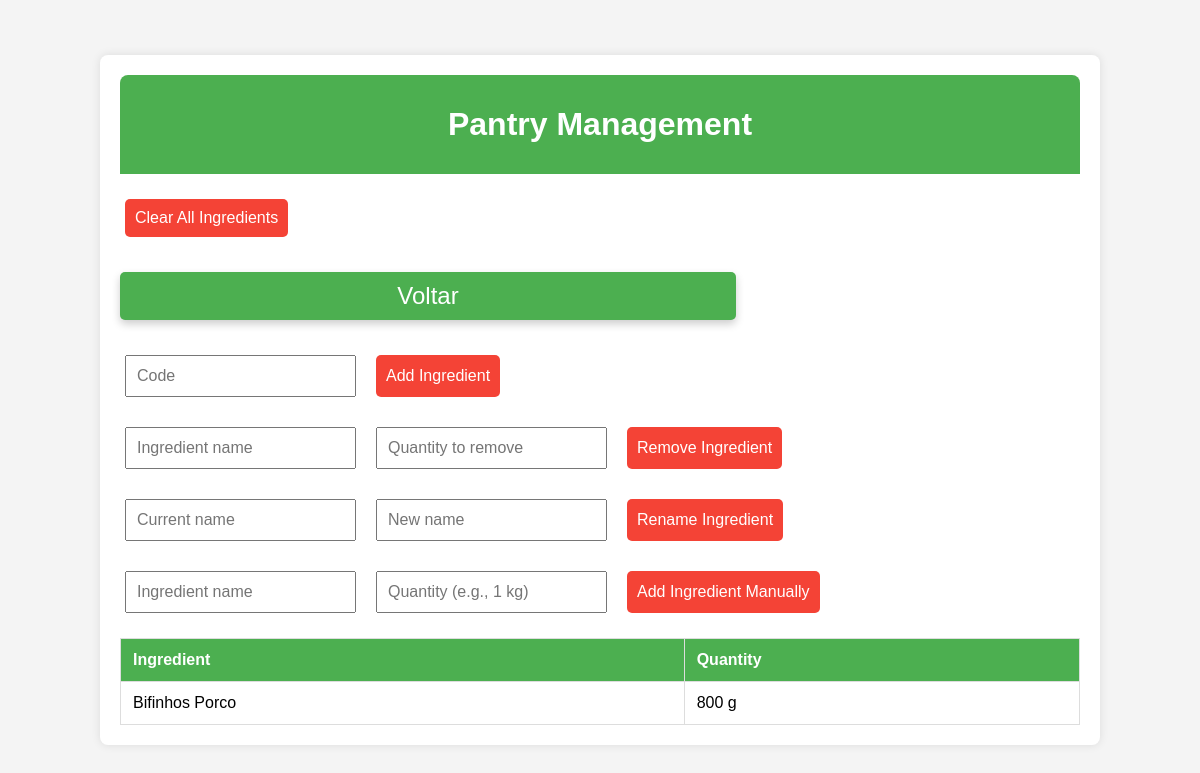
Page /dispensa on the earlier database version.
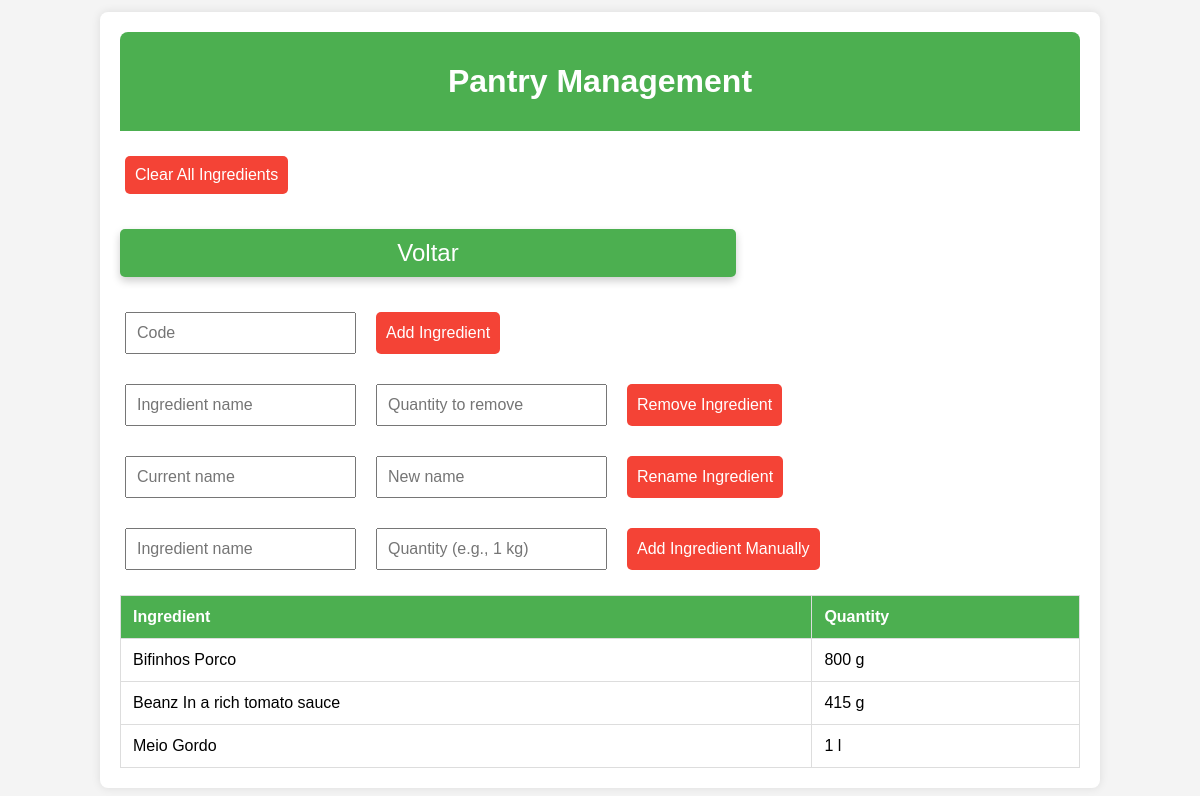
Same page on the later database version.
### app.py (models this page shows)
class Ingredient(db.Model):
    id = db.Column(db.Integer, primary_key=True)
    name = db.Column(db.String(100), nullable=False)
    quantity = db.Column(db.String(100), nullable=False)
    expiration_date = db.Column(db.String(100), nullable=True)  # Allow NULL values

### app.py (the view)
@app.route('/dispensa')
def dispensa():
    ingredients = Ingredient.query.all()
    return render_template('dispensa.html', ingredients=ingredients)

### templates/dispensa.html (shortened to what this page needs)
<!DOCTYPE html>
<html lang="en">
<head>
    <link rel="stylesheet" href="{{ url_for('static', filename='styles/styles.css') }}">
</head>
<body>
    <div class="container">
        <header>
            <h1>Pantry Management</h1>
        </header>
        <form method="POST" action="/clear_ingredients">
            <button type="submit" onclick="return confirm('Are you sure you want to delete all ingredients?');">Clear All Ingredients</button>
        </form>
        <a href="{{ url_for('index') }}" class="button">Voltar</a>
        <form method="POST" action="/add_ingredient">
            <input type="text" name="code" placeholder="Code" required>
            <button type="submit">Add Ingredient</button>
        </form>
        <form method="POST" action="/remove_ingredient">
            <input type="text" name="ingredient_name" placeholder="Ingredient name" required>
            <input type="number" name="quantity_to_remove" placeholder="Quantity to remove" required>
            <button type="submit">Remove Ingredient</button>
        </form>
        <form method="POST" action="/rename_ingredient">
            <input type="text" name="current_name" placeholder="Current name" required>
            <input type="text" name="new_name" placeholder="New name" required>
            <button type="submit">Rename Ingredient</button>
        </form>
        <form method="POST" action="/add_ingredient_manual">
            <input type="text" name="name" placeholder="Ingredient name" required>
            <input type="text" name="quantity" placeholder="Quantity (e.g., 1 kg)" required>
            <button type="submit">Add Ingredient Manually</button>
        </form>
        <table>
            <thead>
                <tr>
                    <th>Ingredient</th>
                    <th>Quantity</th>
                </tr>
            </thead>
            <tbody>
                {% for ingredient in ingredients %}
                <tr>
                    <td>{{ ingredient.name }}</td>
                    <td>{{ ingredient.quantity }}</td>
                </tr>
                {% endfor %}
            </tbody>
        </table>
    </div>
</body>
</html>

### static/styles/styles.css (style rules this page uses)
body { font-family: Helvetica, sans-serif; background-color: #fdebd0; margin: 0; padding: 0; display: flex; flex-direction: column; align-items: center; justify-content: center; height: 100vh; }
.button { display: block; width: 60%; padding: 20px; margin: 10px 0; border: none; border-radius: 50px; color: white; font-size: 1.5em; text-align: center; text-decoration: none; box-shadow: 0 4px 8px rgba(0, 0, 0, 0.2); transition: 0.3s; }

### templates/dispensa.html (style rules this page uses)
body { font-family: Arial, sans-serif; background-color: #f4f4f4; margin: 0; padding: 0; }
.container { width: 80%; margin: 0 auto; padding: 20px; background-color: #fff; box-shadow: 0 0 10px rgba(0, 0, 0, 0.1); border-radius: 8px; }
header { text-align: center; padding: 10px 0; background-color: #4CAF50; color: white; border-radius: 8px 8px 0 0; }
form { margin: 20px 0; display: flex; flex-wrap: wrap; gap: 10px; }
form input[type="text"], form input[type="number"], form button { padding: 10px; margin: 5px; font-size: 16px; }
form button { background-color: #f44336; color: white; border: none; border-radius: 5px; cursor: pointer; }
table { width: 100%; border-collapse: collapse; margin-top: 20px; }
table, th, td { border: 1px solid #ddd; }
th, td { padding: 12px; text-align: left; }
th { background-color: #4CAF50; color: white; }
.button { display: inline-block; padding: 10px 20px; margin: 10px 0; color: white; background-color: #4CAF50; text-decoration: none; border-radius: 5px; text-align: center; }

Differences in the rows shown:
added Ingredient: name "Beanz In a rich tomato sauce", quantity "415 g"
added Ingredient: name "Meio Gordo", quantity "1 l"
